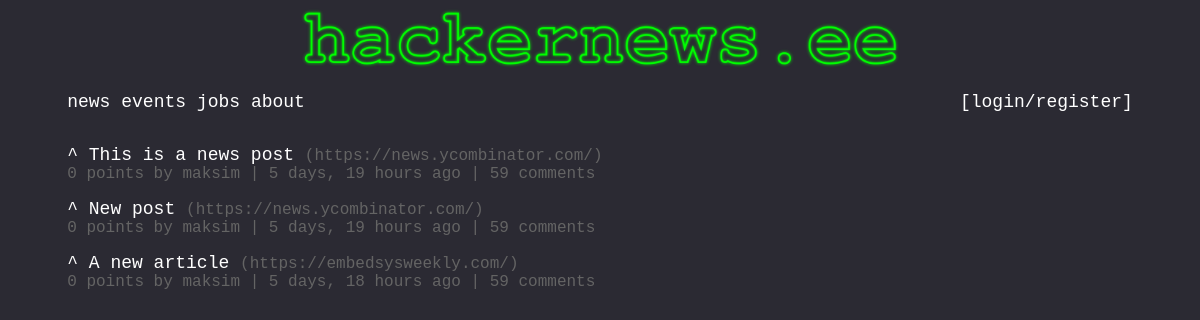
The app's page /, older data.
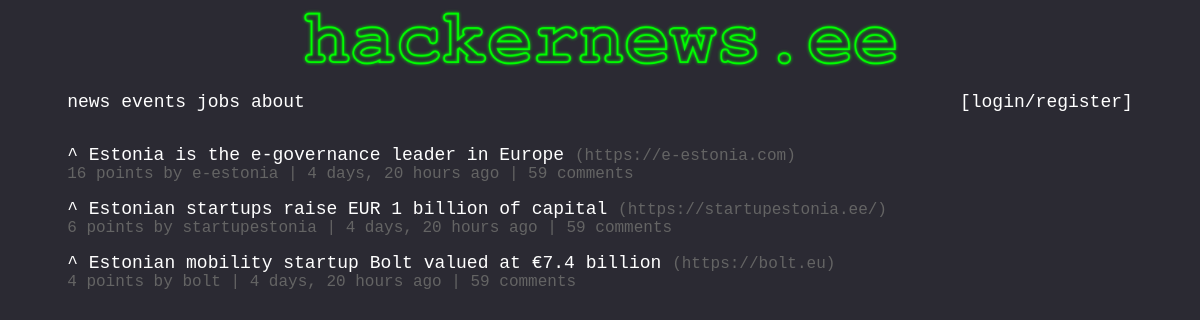
The same page, newer data.
### NewsPost/models.py (models this page shows)
class NewsPost(models.Model):
    title   = models.CharField(max_length=100, blank=False)
    url     = models.URLField(max_length=300, blank=False)
    author  = models.CharField(max_length=20, blank=False)
    time    = models.DateTimeField(auto_now_add=True, blank=False)
    votes   = models.IntegerField(default=0, blank=False)

### pages/views.py (the view)
# urls.py: path('', views.news_view, name='news'),
def news_view(request, *args, **kwargs):
    obj = NewsPost.objects.all()
    context = {
        'object' : obj
    }
    return render(request, "news.html", context)

### templates/news.html
{% extends 'base.html' %}
{% block content %}
{% for each in object %}
<article>
  <a href={{"articles/article-1.html"}} class="upvote">^ </a> <a href={{each.url}} class="title">{{ each.title }}</a> <a href={{each.url}} class="link">({{each.url}})</a>
  <p class="subscript">{{ each.votes }} points by {{ each.author }} | {{ each.time|timesince }} ago | 59 comments</p>
</article>
{% endfor %}
{% endblock %}

### templates/base.html (shortened to what this page needs)
<!DOCTYPE html>
<html>
    <head>
        {% load static %}
        <link href="{% static 'css/style.css' %}" rel="stylesheet">
    </head>
    <body>
        {% load static %}
        <img src="{% static 'assets/header-image.png' %}" alt="header image">
        {% include 'navbar.html' %}
        {% block content %}{% endblock %}
    </body>
</html>

### templates/navbar.html
<nav>
    <a href="{% url "news" %}" class="navbutton">news</a>
    <a href="{% url "events" %}" class="navbutton">events</a>
    <a href="{% url "jobs" %}" class="navbutton">jobs</a>
    <a href="{% url "about" %}" class="navbutton">about</a>
    {% if request.user.is_authenticated %}
    {% url 'profile' as profile_url %}
    <a href="{% url 'logout' %}" class="logout">[logout]</a>
    <a href="{{ profile_url }}" class="login">{{ user.username }}</a>
    {% else %}
    <a href="{% url 'login' %}" class="login">[login/register]</a>
    {% endif %}
</nav>

### static/css/style.css (style rules this page uses)
html { font-size: 18px; font-family: "Courier New"; background-color: #2b2a33; color: #FFFFFF; }
img { display: block; width: 90%; max-width: 600px; margin: 1em auto; margin-top: 5px; padding: auto; }
nav { width: 90%; max-width: 1200px; margin: 1em auto; padding: 5px 0px 15px 0px; }
.navbutton { color: #FFFFFF; text-decoration: none; }
.login { color: #FFFFFF; text-decoration: none; float: right; padding-left: 5px; }
article { width: 90%; max-width: 1200px; margin: 0em auto; }
.upvote { color: #FFFFFF; font-size: 18px; text-decoration: none; margin-top: 0px; }
.title { color: #FFFFFF; font-size: 18px; text-decoration: none; }
.link { color: #646464; font-size: 16px; text-decoration: none; }
.subscript { color: #646464; font-size: 16px; text-decoration: none; margin-top: 0px; }

Row changes from the older to the newer data that the page shows:
removed NewsPost: title "This is a news post", url "https://news.ycombinator.com/", votes "0", author "maksim", time "5 days, 19 hours"
removed NewsPost: title "New post", url "https://news.ycombinator.com/", votes "0", author "maksim", time "5 days, 19 hours"
removed NewsPost: title "A new article", url "https://embedsysweekly.com/", votes "0", author "maksim", time "5 days, 18 hours"
added NewsPost: title "Estonia is the e-governance leader in Europe", url "https://e-estonia.com", votes "16", author "e-estonia", time "4 days, 20 hours"
added NewsPost: title "Estonian startups raise EUR 1 billion of capital", url "https://startupestonia.ee/", votes "6", author "startupestonia", time "4 days, 20 hours"
added NewsPost: title "Estonian mobility startup Bolt valued at €7.4 billion", url "https://bolt.eu", votes "4", author "bolt", time "4 days, 20 hours"
